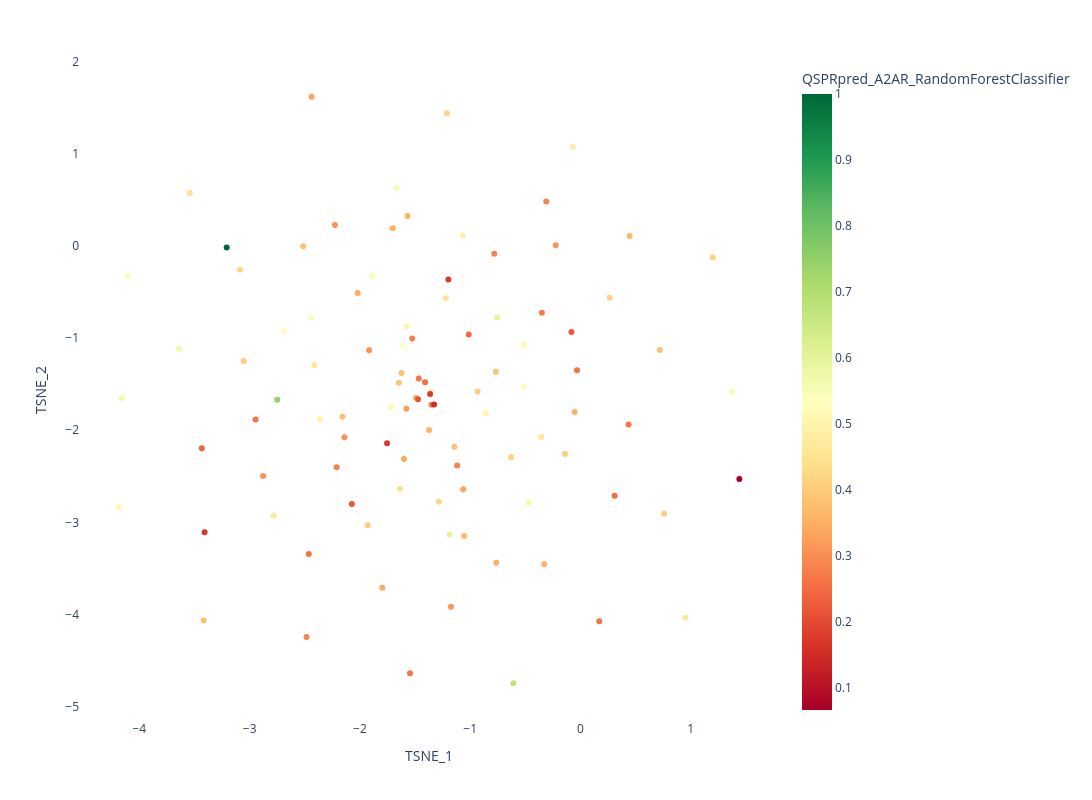

The code cell stored with this chart in its notebook:
### Markdown cell above
That definitely looks better than before. We now have a much higher ratio of desirable molecules. Let's take a look at the structures and use the model output to color them based on predicted activity:

### Code cell
dataset = MoleculeTable("A2AR_agent", df=generated)
dataset.addProperty(qsprpred_scorer.getKey(), scores[qsprpred_scorer.getKey()].values)
dataset.addDescriptors(
    [MorganFP(radius=3, nBits=2048)]
)

plt = Plot(TSNE())
plt.plot(
    dataset,
    color_by=qsprpred_scorer.getKey(),
    interactive=False,
    color_continuous_scale="rdylgn"
)
